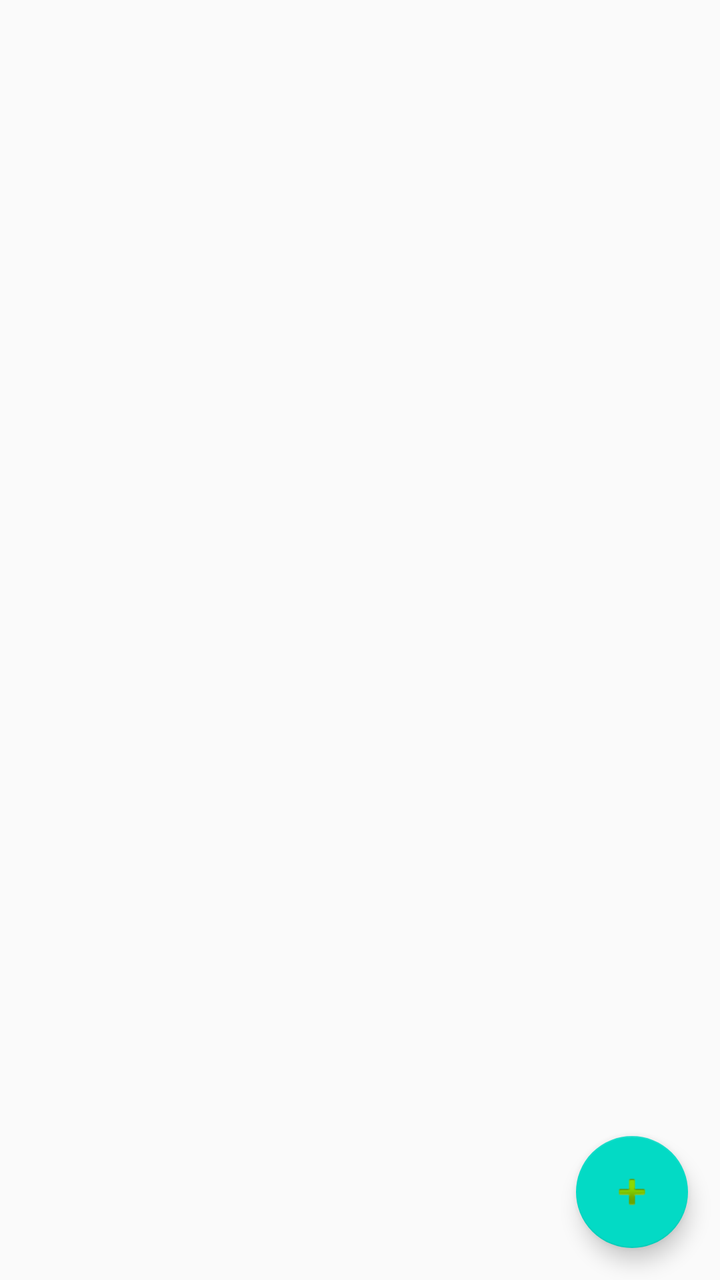
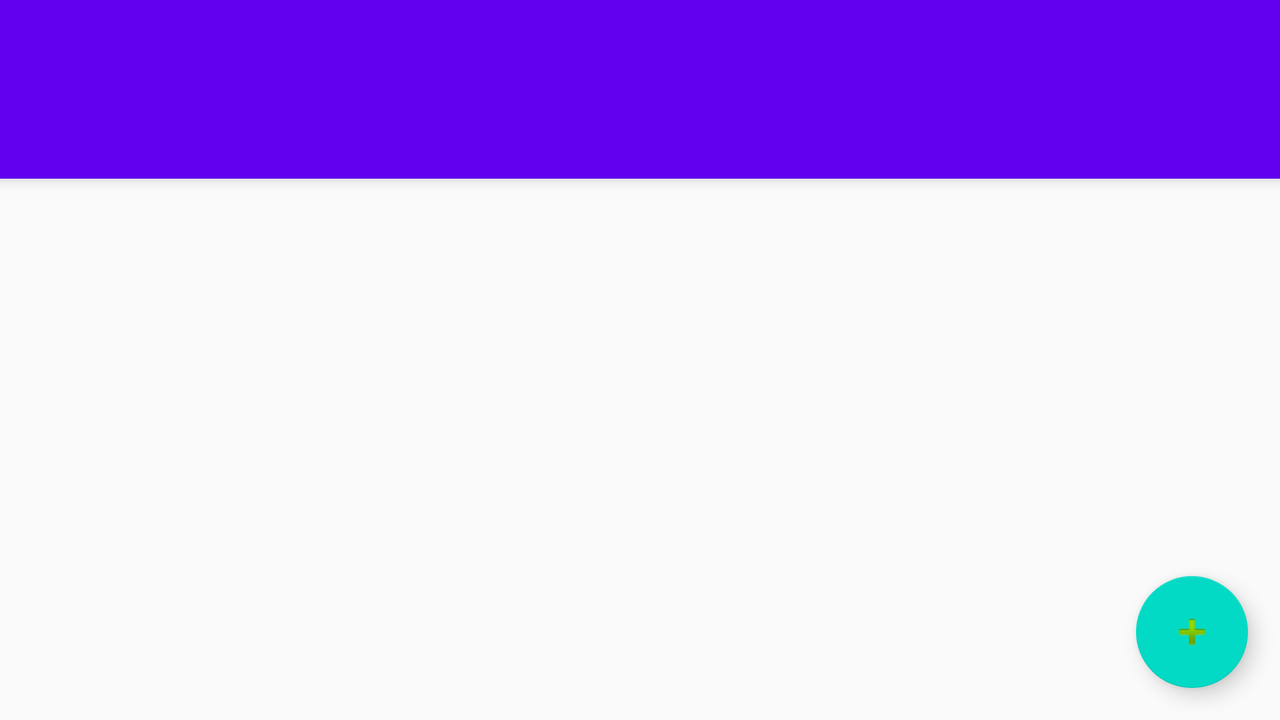

The same Android screen from two of the app's own layout files: first res/layout/ as a phone draws it, then the repository's variant for another configuration, drawn on a device whose configuration selects that folder. Both files follow.
<!-- AndroidManifest.xml: application theme Theme.TimeZones -->
<!-- res/layout/fragment_time_zone.xml -->
<?xml version="1.0" encoding="utf-8"?>
<layout xmlns:android="http://schemas.android.com/apk/res/android"
    xmlns:app="http://schemas.android.com/apk/res-auto"
    xmlns:tools="http://schemas.android.com/tools">

    <data>

    </data>

    <androidx.constraintlayout.widget.ConstraintLayout
        android:layout_width="match_parent"
        android:layout_height="match_parent">

        <TextView
            android:id="@+id/emptyTextView"
            android:layout_width="wrap_content"
            android:layout_height="wrap_content"
            android:visibility="gone"
            app:layout_constraintBottom_toBottomOf="parent"
            app:layout_constraintLeft_toLeftOf="parent"
            app:layout_constraintRight_toRightOf="parent"
            app:layout_constraintTop_toTopOf="parent" />

        <androidx.recyclerview.widget.RecyclerView
            android:id="@+id/recycler"
            android:layout_width="0dp"
            android:layout_height="0dp"
            android:layout_marginTop="16dp"
            android:layout_marginBottom="16dp"
            app:layout_constraintBottom_toBottomOf="parent"
            app:layout_constraintEnd_toEndOf="parent"
            app:layout_constraintStart_toStartOf="parent"
            app:layout_constraintTop_toTopOf="parent" />

        <com.google.android.material.floatingactionbutton.FloatingActionButton
            android:id="@+id/floatingActionButton"
            android:layout_width="wrap_content"
            android:layout_height="wrap_content"
            android:layout_marginEnd="16dp"
            android:layout_marginRight="16dp"
            android:layout_marginBottom="16dp"
            android:clickable="true"
            app:layout_constraintBottom_toBottomOf="parent"
            app:layout_constraintEnd_toEndOf="parent"
            app:srcCompat="@android:drawable/ic_input_add" />

    </androidx.constraintlayout.widget.ConstraintLayout>
</layout>
<!-- resources referenced by this layout -->
<resources>
  <style name="Theme.TimeZones" parent="Theme.AppCompat.Light.DarkActionBar">
          
          <item name="colorPrimary">@color/purple_500</item>
          <item name="colorPrimaryDark">@color/purple_700</item>
          <item name="colorAccent">@color/teal_200</item>
          
      </style>
</resources>
<!-- res/layout-land/fragment_time_zone.xml (the repository's variant of the layout above) -->
<!-- drawn on the phone turned sideways -->
<?xml version="1.0" encoding="utf-8"?>
<layout xmlns:android="http://schemas.android.com/apk/res/android"
    xmlns:app="http://schemas.android.com/apk/res-auto"
    xmlns:tools="http://schemas.android.com/tools">

    <androidx.coordinatorlayout.widget.CoordinatorLayout
        android:layout_width="match_parent"
        android:layout_height="match_parent"
        android:fitsSystemWindows="true">

        <com.google.android.material.appbar.AppBarLayout
            android:layout_width="match_parent"
            android:layout_height="wrap_content"

            android:background="?attr/colorPrimary"
            android:theme="@style/AppTheme.AppBarOverlay">


            <androidx.appcompat.widget.Toolbar
                android:id="@+id/toolbar"
                android:layout_width="match_parent"
                android:layout_height="?attr/actionBarSize"
                app:popupTheme="@style/AppTheme.PopupOverlay" />


            <EditText
                android:id="@+id/toolbar_edittext"
                android:layout_width="match_parent"
                android:layout_height="wrap_content"
                android:gravity="center_horizontal"
                android:hint="@string/search_for_timezones"
                android:inputType="text"
                android:textAlignment="center"
                android:visibility="invisible"
                tools:ignore="Autofill" />

        </com.google.android.material.appbar.AppBarLayout>

        <androidx.constraintlayout.widget.ConstraintLayout
            android:layout_width="match_parent"
            android:layout_height="match_parent"

            app:layout_behavior="@string/appbar_scrolling_view_behavior">

            <androidx.recyclerview.widget.RecyclerView
                android:id="@+id/recycler"
                android:layout_width="0dp"
                android:layout_height="0dp"
                android:layout_marginTop="16dp"
                android:layout_marginBottom="16dp"
                app:layout_constraintBottom_toBottomOf="parent"
                app:layout_constraintEnd_toEndOf="parent"
                app:layout_constraintHorizontal_bias="0.0"
                app:layout_constraintStart_toStartOf="parent"
                app:layout_constraintTop_toTopOf="parent"
                app:layout_constraintVertical_bias="1.0" />

            <com.google.android.material.floatingactionbutton.FloatingActionButton
                android:id="@+id/floatingActionButton"
                android:layout_width="wrap_content"
                android:layout_height="wrap_content"
                android:layout_marginEnd="16dp"
                android:layout_marginBottom="16dp"
                android:clickable="true"
                android:contentDescription="@string/add_new_time_zone"
                android:focusable="true"
                app:layout_constraintBottom_toBottomOf="parent"
                app:layout_constraintEnd_toEndOf="parent"
                app:srcCompat="@android:drawable/ic_input_add" />

            <ProgressBar
                android:id="@+id/progressBar_timezones"
                style="?android:attr/progressBarStyle"
                android:layout_width="wrap_content"
                android:layout_height="wrap_content"
                android:layout_marginBottom="16dp"
                android:visibility="gone"
                app:layout_constraintBottom_toTopOf="@+id/textView_timezone_message"
                app:layout_constraintEnd_toEndOf="parent"
                app:layout_constraintStart_toStartOf="parent" />

            <TextView
                android:id="@+id/textView_timezone_message"
                style="@style/wordStyle"
                android:layout_width="wrap_content"
                android:layout_height="wrap_content"
                android:visibility="gone"
                app:layout_constraintBottom_toBottomOf="parent"
                app:layout_constraintEnd_toEndOf="parent"
                app:layout_constraintStart_toStartOf="parent"
                app:layout_constraintTop_toTopOf="parent" />

        </androidx.constraintlayout.widget.ConstraintLayout>
    </androidx.coordinatorlayout.widget.CoordinatorLayout>
</layout>
<!-- resources referenced by the variant -->
<!-- as the phone turned sideways resolves them -->
<resources>
  <string name="add_new_time_zone">Add new Time Zone</string>
  <string name="search_for_timezones">Search for Timezones</string>
  <style name="AppTheme.AppBarOverlay" parent="ThemeOverlay.AppCompat.Dark.ActionBar" />
  <style name="AppTheme.PopupOverlay" parent="ThemeOverlay.AppCompat.Light" />
  <style name="Theme.TimeZones" parent="Theme.AppCompat.Light.DarkActionBar">
          
          <item name="colorPrimary">@color/purple_500</item>
          <item name="colorPrimaryDark">@color/purple_700</item>
          <item name="colorAccent">@color/teal_200</item>
          
      </style>
</resources>
